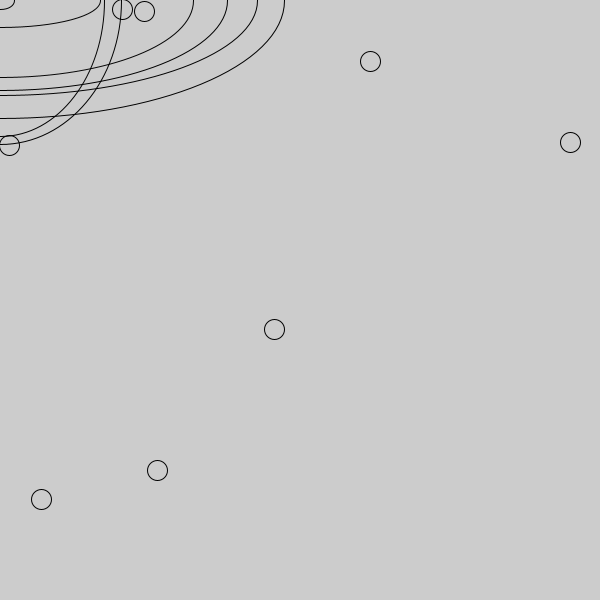
Frame 1 (no input)
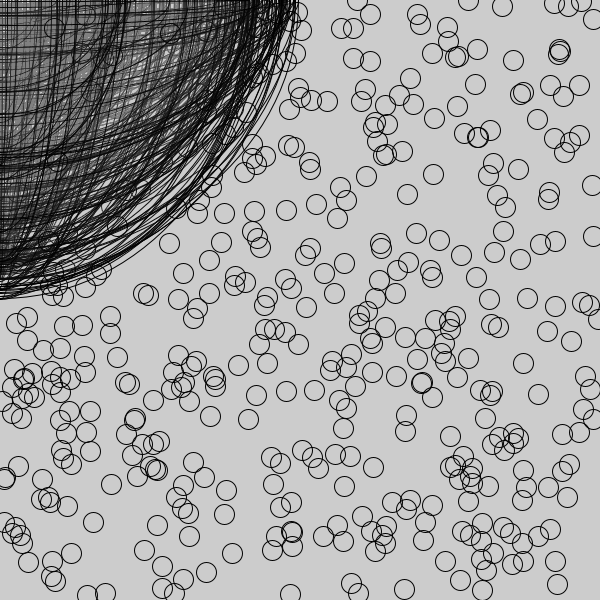
Frame 60 (the mouse pressed at the canvas centre just before this capture)
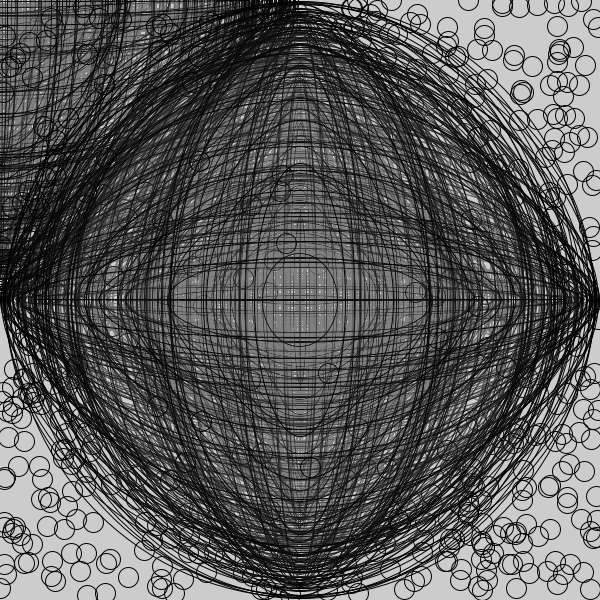
Frame 120 (the mouse held since frame 60 and released just before this capture)

The Processing sketch that drew these frames (run headless with seeded random() and noise(); from frame 60 on, the mouse is pressed at the canvas centre):

// Processing sketch: processing_88200
// ── processing_88200.pde

void setup()
{
  size(600,600);
}

void draw()
{
  for(int i=0;i<width;i+=80)
  {
   
   if(i%10==0)
   {
     fill(255,255,255,1);
     ellipse(mouseX,mouseY,random(600),random(600));
   }
   
   ellipse(random(600),random(600),20,20);
}
}
